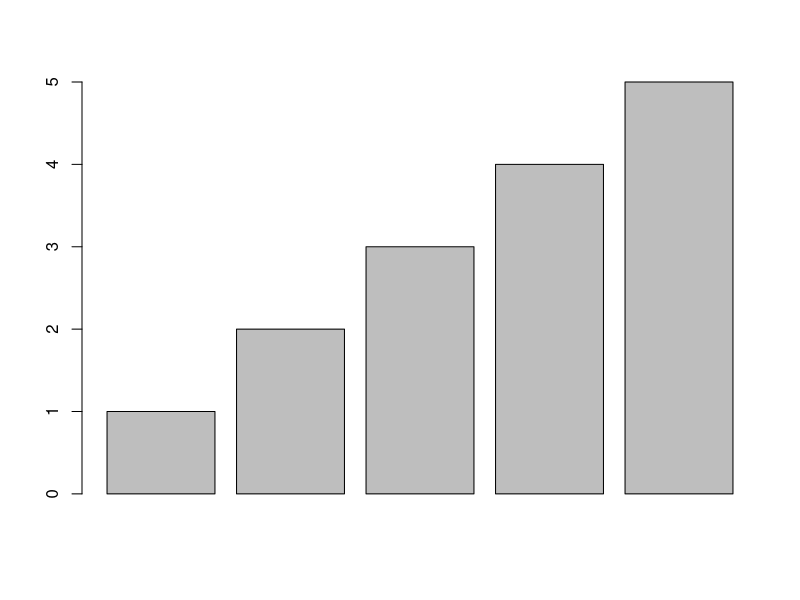
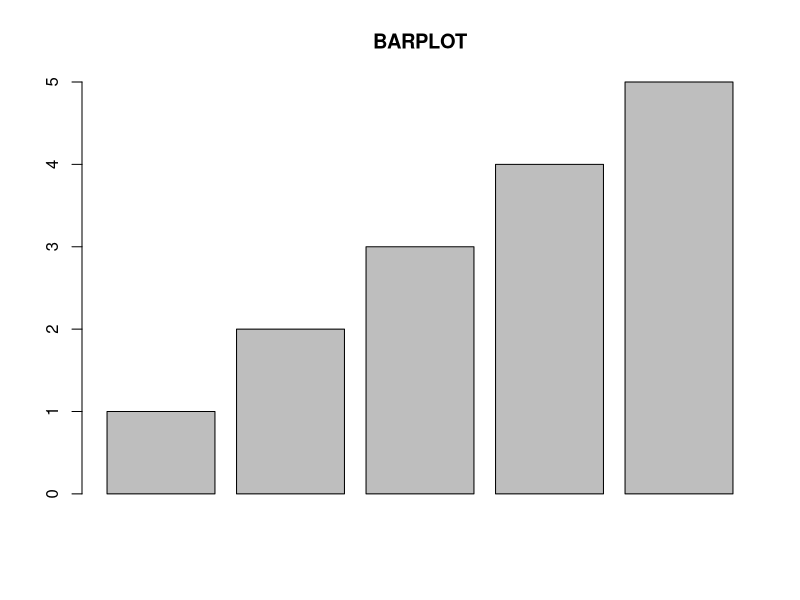
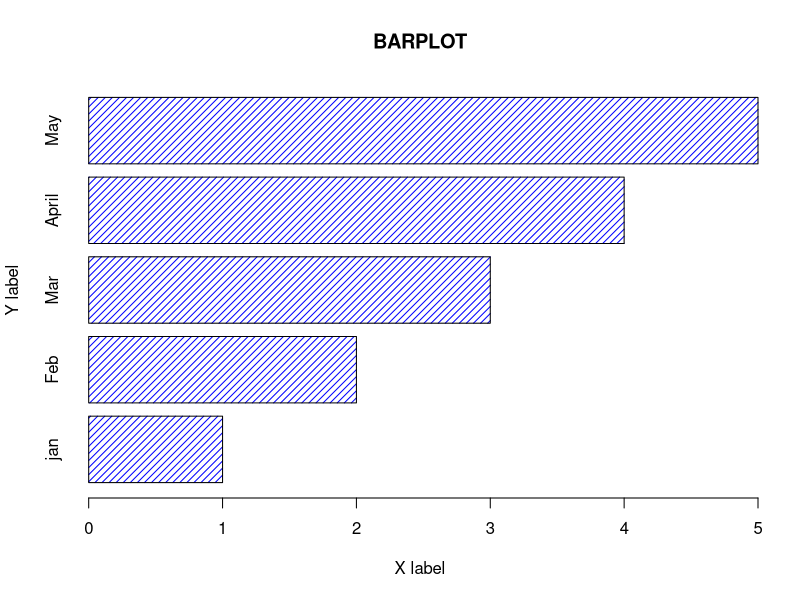

Recreate these plots in R, in order.
# bar plot barchart


t<-c(1,2,3,4,5)
result<-barplot(t)
result


t<-c(1,2,3,4,5)
result<-barplot(t, main = "BARPLOT")
result



t<-c(1,2,3,4,5)
result<-barplot(t, main = "BARPLOT",
                xlab = "X label",
                ylab = "Y label",
                names.arg = c("jan", "Feb", "Mar", "April", "May"),
                col = "blue",
                density = 20,
                horiz = TRUE
                )
result


